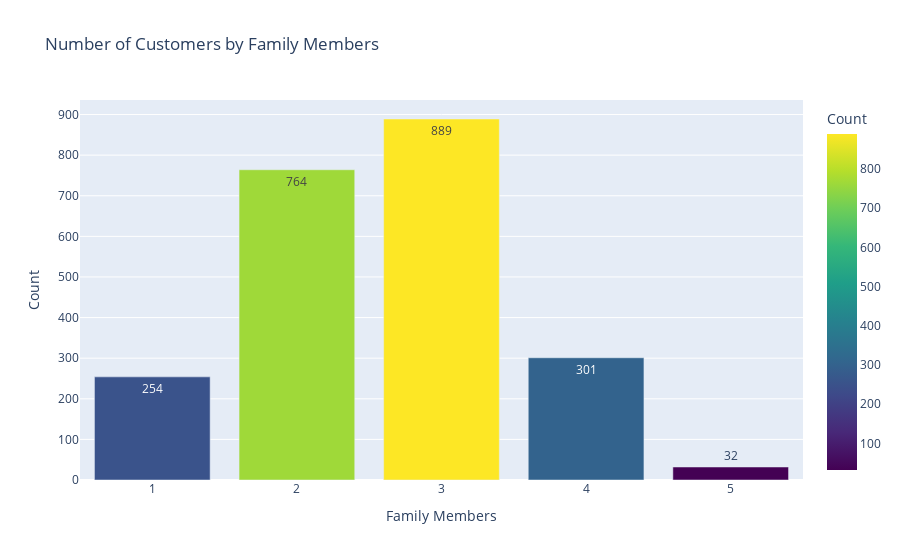

Write notebook code for a chart like this one.
### Markdown cell above
**Analysis of the Plot: Number of Customers by Number of Children**
- **`Dominance of Families with One Child`**:  
  Customers with **1 child** represent the largest group (1,128), indicating a strong presence of small families.  
- **`Moderate Representation of Families with No Children`**:  
  Families with **0 children** also form a significant portion (638), highlighting the importance of targeting childless households.  
- **`Decreasing Proportion with More Children`**:  
  Families with **2 children** (421) and **3 children** (53) have a smaller representation, suggesting reduced engagement or relevance for larger families.  

**Recommendation**
1. **`Focus on Small Families`**:  
   - Create family-oriented promotions and bundles catering to households with 0–1 children, as they dominate the customer base.  
2. **`Explore Opportunities for Larger Families`**:  
   - Develop campaigns targeting families with more children, such as discounts on bulk purchases or child-friendly product offerings.

### Code cell
# Count the number of customers for each family size
family_member_counts = df['Family_Members'].value_counts().reset_index()
family_member_counts.columns = ['Family_Members', 'Count']

fig = px.bar(
    family_member_counts,
    x='Family_Members',
    y='Count',
    title='Number of Customers by Family Members',
    labels={'Family_Members': 'Family Members', 'Count': 'Count'},
    color='Count',
    color_continuous_scale='viridis',
    text_auto=True
)

fig.show()

### Figure 1 — Plotly figure (JSON) as saved in the notebook; plotly's stock layout.template omitted (floating-point values rounded to 4 significant figures)
{"data": [{"alignmentgroup": "True", "hovertemplate": "Family Members=%{x}<br>Count=%{marker.color}<extra></extra>", "legendgroup": "", "marker": {"color": [889, 764, 301, 254, 32], "coloraxis": "coloraxis", "pattern": {"shape": ""}}, "name": "", "offsetgroup": "", "orientation": "v", "showlegend": false, "textposition": "auto", "texttemplate": "%{y}", "type": "bar", "x": [3, 2, 4, 1, 5], "xaxis": "x", "y": [889, 764, 301, 254, 32], "yaxis": "y"}], "layout": {"barmode": "relative", "coloraxis": {"colorbar": {"title": {"text": "Count"}}, "colorscale": [[0, "#440154"], [0.1111, "#482878"], [0.2222, "#3e4989"], [0.3333, "#31688e"], [0.4444, "#26828e"], [0.5556, "#1f9e89"], [0.6667, "#35b779"], [0.7778, "#6ece58"], [0.8889, "#b5de2b"], [1, "#fde725"]]}, "legend": {"tracegroupgap": 0}, "title": {"text": "Number of Customers by Family Members"}, "xaxis": {"anchor": "y", "domain": [0, 1], "title": {"text": "Family Members"}}, "yaxis": {"anchor": "x", "domain": [0, 1], "title": {"text": "Count"}}}}
